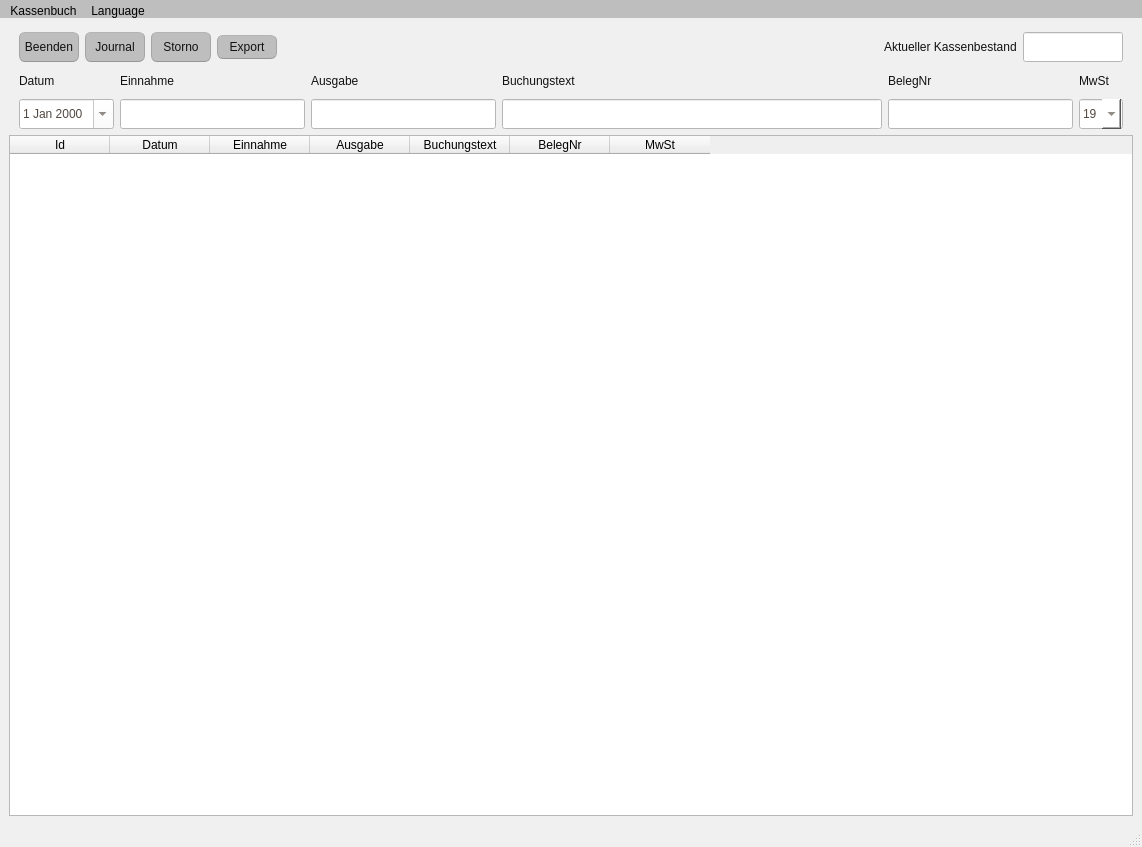
<?xml version="1.0" encoding="UTF-8"?>
<ui version="4.0">
 <class>MainWindow</class>
 <widget class="QMainWindow" name="MainWindow">
  <property name="geometry">
   <rect>
    <x>0</x>
    <y>0</y>
    <width>1142</width>
    <height>847</height>
   </rect>
  </property>
  <property name="font">
   <font>
    <family>Segoe UI</family>
    <pointsize>11</pointsize>
   </font>
  </property>
  <property name="windowTitle">
   <string>Kassenbuch</string>
  </property>
  <property name="windowIcon">
   <iconset>
    <normaloff>recourses/ico/favicon.ico</normaloff>recourses/ico/favicon.ico</iconset>
  </property>
  <property name="styleSheet">
   <string notr="true">QMainWindow {
	background-color:#f0f0f0;
}
QCheckBox {
	padding:2px;
}
QCheckBox:hover {
	border:1px solid rgb(255,150,60);
	border-radius:4px;
	padding: 1px;
	background-color:qlineargradient(spread:pad, x1:0.5, y1:1, x2:0.5, y2:0, stop:0 rgba(190, 90, 50, 50), stop:1 rgba(250, 130, 40, 50));
}
QCheckBox::indicator:checked {
	border:1px solid rgb(246, 134, 86);
	border-radius:4px;
  	background-color:rgb(246, 134, 86)
}
QCheckBox::indicator:unchecked {
	border-width:1px solid rgb(246, 134, 86);
	border-radius:4px;
  	background-color:rgb(255,255,255);
}
QColorDialog {
	background-color:#f0f0f0;
}
QComboBox {
	color:rgb(81,72,65);
	background: #ffffff;
}
QComboBox:editable {
	selection-color:rgb(81,72,65);
	selection-background-color: #ffffff;
}
QComboBox QAbstractItemView {
	selection-color: #ffffff;
	selection-background-color: rgb(246, 134, 86);
}
QComboBox:!editable:on, QComboBox::drop-down:editable:on {
	color:  #1e1d23;	
}
QDateTimeEdit, QDateEdit, QDoubleSpinBox, QFontComboBox {
	color:rgb(81,72,65);
	background-color: #ffffff;
}

QDialog {
	background-color:#f0f0f0;
}

QLabel,QLineEdit {
	color:rgb(17,17,17);
}
QLineEdit {
	background-color:rgb(255,255,255);
	selection-background-color:rgb(236,116,64);
}
QMenuBar {
	color:rgb(223,219,210);
	background-color: rgb(190, 190, 190);
}
QMenuBar::item {
	padding-top:4px;
	padding-left:4px;
	padding-right:4px;
	color: rgb(0, 0, 0);
	background-color: rgb(190, 190, 190);
}
QMenuBar::item:selected {
	color:rgb(255,255,255);
	padding-top:2px;
	padding-left:2px;
	padding-right:2px;
	border-top-width:2px;
	border-left-width:2px;
	border-right-width:2px;
	border-top-right-radius:4px;
	border-top-left-radius:4px;
	border-style:solid;
	background-color:rgb(65,64,59);
	border-top-color: rgb(47,47,44);
	border-right-color: qlineargradient(spread:pad, x1:0, y1:1, x2:1, y2:0, stop:0 rgba(90, 87, 78, 255), stop:1 rgba(47,47,44, 255));
	border-left-color:  qlineargradient(spread:pad, x1:1, y1:0, x2:0, y2:0, stop:0 rgba(90, 87, 78, 255), stop:1 rgba(47,47,44, 255));
}
QMenu {
	color:rgb(223,219,210);
	background-color:rgb(65,64,59);
}
QMenu::item {
	color:rgb(223,219,210);
	padding:4px 10px 4px 20px;
}
QMenu::item:selected {
	color:rgb(255,255,255);
	background-color: qlineargradient(spread:pad, x1:0.5, y1:1, x2:0.5, y2:0, stop:0 rgba(225, 108, 54, 255), stop:1 rgba(246, 134, 86, 255));
	border-style:solid;
	border-width:3px;
	padding:4px 7px 4px 17px;
	border-bottom-color:qlineargradient(spread:pad, x1:0.5, y1:1, x2:0.5, y2:0, stop:0 rgba(175,85,48,255), stop:1 rgba(236,114,67, 255));
	border-top-color:qlineargradient(spread:pad, x1:0.5, y1:1, x2:0.5, y2:0, stop:0 rgba(253,156,113,255), stop:1 rgba(205,90,46, 255));
	border-right-color:qlineargradient(spread:pad, x1:0, y1:0.5, x2:1, y2:0.5, stop:0 rgba(253,156,113,255), stop:1 rgba(205,90,46, 255));
	border-left-color:qlineargradient(spread:pad, x1:1, y1:0.5, x2:0, y2:0.5, stop:0 rgba(253,156,113,255), stop:1 rgba(205,90,46, 255));
}
QPlainTextEdit {
	border-width: 1px solid transparent;
	color:rgb(17,17,17);
	selection-background-color:rgb(236,116,64);
}
QProgressBar {
	text-align: center;
	color: rgb(0, 0, 0);
	border: 1px inset rgb(150,150,150); 
	border-radius: 10px;
	background-color:rgb(221,221,219);
}
QProgressBar::chunk:horizontal {
	background-color: qlineargradient(spread:pad, x1:0.5, y1:1, x2:0.5, y2:0, stop:0 rgba(225, 108, 54, 255), stop:1 rgba(246, 134, 86, 255));
	border:1px solid;
	border-radius:8px;
	border-bottom-color:qlineargradient(spread:pad, x1:0.5, y1:1, x2:0.5, y2:0, stop:0 rgba(175,85,48,255), stop:1 rgba(236,114,67, 255));
	border-top-color:qlineargradient(spread:pad, x1:0.5, y1:1, x2:0.5, y2:0, stop:0 rgba(253,156,113,255), stop:1 rgba(205,90,46, 255));
	border-right-color:qlineargradient(spread:pad, x1:0, y1:0.5, x2:1, y2:0.5, stop:0 rgba(253,156,113,255), stop:1 rgba(205,90,46, 255));
	border-left-color:qlineargradient(spread:pad, x1:1, y1:0.5, x2:0, y2:0.5, stop:0 rgba(253,156,113,255), stop:1 rgba(205,90,46, 255));
}
QPushButton{
	color:rgb(17,17,17);
	border-width: 1px;
	border-radius: 6px;
	border-bottom-color: rgb(150,150,150);
	border-right-color: rgb(165,165,165);
	border-left-color: rgb(165,165,165);
	border-top-color: rgb(180,180,180);
	border-style: solid;
	padding: 4px;
	background-color: qlineargradient(spread:pad, x1:0.5, y1:1, x2:0.5, y2:0, stop:0 rgba(220, 220, 220, 255), stop:1 rgba(255, 255, 255, 255));
}
QPushButton:hover{
	color:rgb(17,17,17);
	border-width: 1px;
	border-radius:6px;
	border-top-color: rgb(255,150,60);
	border-right-color: qlineargradient(spread:pad, x1:0, y1:1, x2:1, y2:0, stop:0 rgba(200, 70, 20, 255), stop:1 rgba(255,150,60, 255));
	border-left-color:  qlineargradient(spread:pad, x1:1, y1:0, x2:0, y2:0, stop:0 rgba(200, 70, 20, 255), stop:1 rgba(255,150,60, 255));
	border-bottom-color: rgb(200,70,20);
	border-style: solid;
	padding: 2px;
	background-color: qlineargradient(spread:pad, x1:0.5, y1:1, x2:0.5, y2:0, stop:0 rgba(220, 220, 220, 255), stop:1 rgba(255, 255, 255, 255));
}
QPushButton:default{
	color:rgb(17,17,17);
	border-width: 1px;
	border-radius:6px;
	border-top-color: rgb(255,150,60);
	border-right-color: qlineargradient(spread:pad, x1:0, y1:1, x2:1, y2:0, stop:0 rgba(200, 70, 20, 255), stop:1 rgba(255,150,60, 255));
	border-left-color:  qlineargradient(spread:pad, x1:1, y1:0, x2:0, y2:0, stop:0 rgba(200, 70, 20, 255), stop:1 rgba(255,150,60, 255));
	border-bottom-color: rgb(200,70,20);
	border-style: solid;
	padding: 2px;
	background-color: qlineargradient(spread:pad, x1:0.5, y1:1, x2:0.5, y2:0, stop:0 rgba(220, 220, 220, 255), stop:1 rgba(255, 255, 255, 255));
}
QPushButton:pressed{
	color:rgb(17,17,17);
	border-width: 1px;
	border-radius: 6px;
	border-width: 1px;
	border-top-color: rgba(255,150,60,200);
	border-right-color: qlineargradient(spread:pad, x1:0, y1:1, x2:1, y2:0, stop:0 rgba(200, 70, 20, 255), stop:1 rgba(255,150,60, 200));
	border-left-color:  qlineargradient(spread:pad, x1:1, y1:0, x2:0, y2:0, stop:0 rgba(200, 70, 20, 255), stop:1 rgba(255,150,60, 200));
	border-bottom-color: rgba(200,70,20,200);
	border-style: solid;
	padding: 2px;
	background-color: qlineargradient(spread:pad, x1:0.5, y1:0, x2:0.5, y2:1, stop:0 rgba(220, 220, 220, 255), stop:1 rgba(255, 255, 255, 255));
}
QPushButton:disabled{
	color:rgb(174,167,159);
	border-width: 1px;
	border-radius: 6px;
	background-color: qlineargradient(spread:pad, x1:0.5, y1:1, x2:0.5, y2:0, stop:0 rgba(200, 200, 200, 255), stop:1 rgba(230, 230, 230, 255));
}
QRadioButton {
	padding: 1px;
}
QRadioButton::indicator:checked {
	height: 10px;
	width: 10px;
	border-style:solid;
	border-radius:5px;
	border-width: 1px;
	border-color: rgba(246, 134, 86, 255);
	color: #a9b7c6;
	background-color:rgba(246, 134, 86, 255);
}
QRadioButton::indicator:!checked {
	height: 10px;
	width: 10px;
	border-style:solid;
	border-radius:5px;
	border-width: 1px;
	border-color: rgb(246, 134, 86);
	color: #a9b7c6;
	background-color: transparent;
}
QScrollArea {
	color: white;
	background-color:#f0f0f0;
}
QSlider::groove {
	border-style: solid;
	border-width: 1px;
	border-color: rgb(207,207,207);
}
QSlider::groove:horizontal {
	height: 5px;
	background: rgb(246, 134, 86);
}
QSlider::groove:vertical {
	width: 5px;
	background: rgb(246, 134, 86);
}
QSlider::handle:horizontal {
	background: rgb(253,253,253);
	border-style: solid;
	border-width: 1px;
	border-color: rgb(207,207,207);
	width: 12px;
	margin: -5px 0;
	border-radius: 7px;
}
QSlider::handle:vertical {
	background: rgb(253,253,253);
	border-style: solid;
	border-width: 1px;
	border-color: rgb(207,207,207);
	height: 12px;
	margin: 0 -5px;
	border-radius: 7px;
}
QSlider::add-page:horizontal, QSlider::add-page:vertical {
 	background: white;
}
QSlider::sub-page:horizontal, QSlider::sub-page:vertical {
	background: rgb(246, 134, 86);
}
QStatusBar, QSpinBox {
	color:rgb(81,72,65);
}
QSpinBox {
	background-color: #ffffff;
}
QScrollBar:horizontal {
	max-height: 20px;
	border: 1px transparent;
	margin: 0px 20px 0px 20px;
}
QScrollBar::handle:horizontal {
	background: rgb(253,253,253);
	border: 1px solid rgb(207,207,207);
	border-radius: 7px;
	min-width: 25px;
}
QScrollBar::handle:horizontal:hover {
	background: rgb(253,253,253);
	border: 1px solid rgb(255,150,60);
	border-radius: 7px;
	min-width: 25px;
}
QScrollBar::add-line:horizontal {
  	border: 1px solid rgb(207,207,207);
  	border-top-right-radius: 7px;
  	border-top-left-radius: 7px;
  	border-bottom-right-radius: 7px;
  	background: rgb(255, 255, 255);
  	width: 20px;
  	subcontrol-position: right;
  	subcontrol-origin: margin;
}
QScrollBar::add-line:horizontal:hover {
  	border: 1px solid rgb(255,150,60);
  	border-top-right-radius: 7px;
  	border-top-left-radius: 7px;
  	border-bottom-right-radius: 7px;
  	background: rgb(255, 255, 255);
  	width: 20px;
  	subcontrol-position: right;
  	subcontrol-origin: margin;
}
QScrollBar::add-line:horizontal:pressed {
  	border: 1px solid grey;
  	border-top-left-radius: 7px;
  	border-top-right-radius: 7px;
  	border-bottom-right-radius: 7px;
  	background: rgb(231,231,231);
  	width: 20px;
  	subcontrol-position: right;
  	subcontrol-origin: margin;
}
QScrollBar::sub-line:horizontal {
  	border: 1px solid rgb(207,207,207);
  	border-top-right-radius: 7px;
  	border-top-left-radius: 7px;
  	border-bottom-left-radius: 7px;
  	background: rgb(255, 255, 255);
  	width: 20px;
  	subcontrol-position: left;
  	subcontrol-origin: margin;
}
QScrollBar::sub-line:horizontal:hover {
  	border: 1px solid rgb(255,150,60);
  	border-top-right-radius: 7px;
  	border-top-left-radius: 7px;
  	border-bottom-left-radius: 7px;
  	background: rgb(255, 255, 255);
  	width: 20px;
  	subcontrol-position: left;
  	subcontrol-origin: margin;
}
QScrollBar::sub-line:horizontal:pressed {
  	border: 1px solid grey;
  	border-top-right-radius: 7px;
  	border-top-left-radius: 7px;
  	border-bottom-left-radius: 7px;
  	background: rgb(231,231,231);
  	width: 20px;
  	subcontrol-position: left;
  	subcontrol-origin: margin;
}
QScrollBar::left-arrow:horizontal {
  	border: 1px transparent grey;
  	border-top-left-radius: 3px;
  	border-bottom-left-radius: 3px;
  	width: 6px;
  	height: 6px;
  	background: rgb(230,230,230);
}
QScrollBar::right-arrow:horizontal {
	border: 1px transparent grey;
	border-top-right-radius: 3px;
	border-bottom-right-radius: 3px;
  	width: 6px;
  	height: 6px;
 	background: rgb(230,230,230);
}
QScrollBar::add-page:horizontal, QScrollBar::sub-page:horizontal {
 	background: none;
} 
QScrollBar:vertical {
	max-width: 20px;
	border: 1px transparent grey;
	margin: 20px 0px 20px 0px;
}
QScrollBar::add-line:vertical {
	border: 1px solid;
	border-color: rgb(207,207,207);
	border-bottom-right-radius: 7px;
	border-bottom-left-radius: 7px;
	border-top-left-radius: 7px;
	background: rgb(255, 255, 255);
  	height: 20px;
  	subcontrol-position: bottom;
  	subcontrol-origin: margin;
}
QScrollBar::add-line:vertical:hover {
  	border: 1px solid;
  	border-color: rgb(255,150,60);
  	border-bottom-right-radius: 7px;
  	border-bottom-left-radius: 7px;
  	border-top-left-radius: 7px;
  	background: rgb(255, 255, 255);
  	height: 20px;
  	subcontrol-position: bottom;
  	subcontrol-origin: margin;
}
QScrollBar::add-line:vertical:pressed {
  	border: 1px solid grey;
  	border-bottom-left-radius: 7px;
  	border-bottom-right-radius: 7px;
  	border-top-left-radius: 7px;
  	background: rgb(231,231,231);
  	height: 20px;
  	subcontrol-position: bottom;
  	subcontrol-origin: margin;
}
QScrollBar::sub-line:vertical {
  	border: 1px solid rgb(207,207,207);
  	border-top-right-radius: 7px;
  	border-top-left-radius: 7px;
  	border-bottom-left-radius: 7px;
  	background: rgb(255, 255, 255);
  	height: 20px;
  	subcontrol-position: top;
  	subcontrol-origin: margin;
}
QScrollBar::sub-line:vertical:hover {
  	border: 1px solid rgb(255,150,60);
  	border-top-right-radius: 7px;
  	border-top-left-radius: 7px;
  	border-bottom-left-radius: 7px;
	background: rgb(255, 255, 255);
  	height: 20px;
  	subcontrol-position: top;
  	subcontrol-origin: margin;
}
QScrollBar::sub-line:vertical:pressed {
  	border: 1px solid grey;
  	border-top-left-radius: 7px;
  	border-top-right-radius: 7px;
  	background: rgb(231,231,231);
 	height: 20px;
  	subcontrol-position: top;
  	subcontrol-origin: margin;
}
QScrollBar::handle:vertical {
	background: rgb(253,253,253);
	border: 1px solid rgb(207,207,207);
	border-radius: 7px;
	min-height: 25px;
}
QScrollBar::handle:vertical:hover {
	background: rgb(253,253,253);
	border: 1px solid rgb(255,150,60);
	border-radius: 7px;
	min-height: 25px;
}
QScrollBar::up-arrow:vertical {
	border: 1px transparent grey;
  	border-top-left-radius: 3px;
	border-top-right-radius: 3px;
  	width: 6px;
  	height: 6px;
  	background: rgb(230,230,230);
}
QScrollBar::down-arrow:vertical {
  	border: 1px transparent grey;
  	border-bottom-left-radius: 3px;
  	border-bottom-right-radius: 3px;
  	width: 6px;
  	height: 6px;
  	background: rgb(230,230,230);
}
QScrollBar::add-page:vertical, QScrollBar::sub-page:vertical {
  	background: none;
}
QTabWidget {
	color:rgb(0,0,0);
	background-color:rgb(247,246,246);
}
QTabWidget::pane {
	border-color: rgb(180,180,180);
	background-color:rgb(247,246,246);
	border-style: solid;
	border-width: 1px;
  	border-radius: 6px;
}
QTabBar::tab {
	padding-left:4px;
	padding-right:4px;
	padding-bottom:2px;
	padding-top:2px;
	color:rgb(81,72,65);
  	background-color: qlineargradient(spread:pad, x1:0.5, y1:1, x2:0.5, y2:0, stop:0 rgba(221,218,217,255), stop:1 rgba(240,239,238,255));
	border-style: solid;
	border-width: 1px;
  	border-top-right-radius:4px;
	border-top-left-radius:4px;
	border-top-color: rgb(180,180,180);
	border-left-color: rgb(180,180,180);
	border-right-color: rgb(180,180,180);
	border-bottom-color: transparent;
}
QTabBar::tab:selected, QTabBar::tab:last:selected, QTabBar::tab:hover {
  	background-color:rgb(247,246,246);
  	margin-left: 0px;
  	margin-right: 1px;
}
QTabBar::tab:!selected {
	margin-top: 1px;
	margin-right: 1px;
}
QTextEdit {
	border-width: 1px;
	border-style: solid;
	border-color:transparent;
	color:rgb(17,17,17);
	selection-background-color:rgb(236,116,64);
}
QTimeEdit, QToolBox, QToolBox::tab, QToolBox::tab:selected {
	color:rgb(81,72,65);
	background-color: #ffffff;
}</string>
  </property>
  <widget class="QWidget" name="centralwidget">
   <layout class="QVBoxLayout" name="verticalLayout">
    <item>
     <spacer name="verticalSpacer">
      <property name="orientation">
       <enum>Qt::Vertical</enum>
      </property>
      <property name="sizeType">
       <enum>QSizePolicy::Minimum</enum>
      </property>
      <property name="sizeHint" stdset="0">
       <size>
        <width>20</width>
        <height>5</height>
       </size>
      </property>
     </spacer>
    </item>
    <item>
     <layout class="QHBoxLayout" name="horizontalLayout">
      <property name="leftMargin">
       <number>10</number>
      </property>
      <property name="rightMargin">
       <number>10</number>
      </property>
      <item>
       <widget class="QPushButton" name="pushButton_3">
        <property name="minimumSize">
         <size>
          <width>60</width>
          <height>30</height>
         </size>
        </property>
        <property name="styleSheet">
         <string notr="true">background-color: rgb(190, 190, 190);</string>
        </property>
        <property name="text">
         <string>Beenden</string>
        </property>
       </widget>
      </item>
      <item>
       <widget class="QPushButton" name="pushButton">
        <property name="minimumSize">
         <size>
          <width>60</width>
          <height>30</height>
         </size>
        </property>
        <property name="styleSheet">
         <string notr="true">background-color: rgb(190, 190, 190);</string>
        </property>
        <property name="text">
         <string>Journal</string>
        </property>
       </widget>
      </item>
      <item>
       <widget class="QPushButton" name="pushButton_2">
        <property name="minimumSize">
         <size>
          <width>60</width>
          <height>30</height>
         </size>
        </property>
        <property name="styleSheet">
         <string notr="true">background-color: rgb(190, 190, 190);</string>
        </property>
        <property name="text">
         <string>Storno</string>
        </property>
       </widget>
      </item>
      <item>
       <widget class="QPushButton" name="pushButton_4">
        <property name="minimumSize">
         <size>
          <width>60</width>
          <height>0</height>
         </size>
        </property>
        <property name="styleSheet">
         <string notr="true">background-color: rgb(190, 190, 190);</string>
        </property>
        <property name="text">
         <string>Export</string>
        </property>
       </widget>
      </item>
      <item>
       <spacer name="horizontalSpacer">
        <property name="orientation">
         <enum>Qt::Horizontal</enum>
        </property>
        <property name="sizeHint" stdset="0">
         <size>
          <width>150</width>
          <height>20</height>
         </size>
        </property>
       </spacer>
      </item>
      <item>
       <widget class="QLabel" name="label">
        <property name="minimumSize">
         <size>
          <width>0</width>
          <height>30</height>
         </size>
        </property>
        <property name="text">
         <string>Aktueller Kassenbestand</string>
        </property>
       </widget>
      </item>
      <item>
       <widget class="QLineEdit" name="lineEdit">
        <property name="sizePolicy">
         <sizepolicy hsizetype="Fixed" vsizetype="Fixed">
          <horstretch>0</horstretch>
          <verstretch>0</verstretch>
         </sizepolicy>
        </property>
        <property name="minimumSize">
         <size>
          <width>9</width>
          <height>30</height>
         </size>
        </property>
        <property name="maximumSize">
         <size>
          <width>100</width>
          <height>16777215</height>
         </size>
        </property>
       </widget>
      </item>
     </layout>
    </item>
    <item>
     <layout class="QGridLayout" name="gridLayout">
      <property name="leftMargin">
       <number>10</number>
      </property>
      <property name="rightMargin">
       <number>10</number>
      </property>
      <item row="0" column="6">
       <widget class="QLabel" name="label_2">
        <property name="minimumSize">
         <size>
          <width>0</width>
          <height>25</height>
         </size>
        </property>
        <property name="text">
         <string>MwSt</string>
        </property>
       </widget>
      </item>
      <item row="1" column="3">
       <widget class="QLineEdit" name="lineEdit_4">
        <property name="sizePolicy">
         <sizepolicy hsizetype="Minimum" vsizetype="Fixed">
          <horstretch>0</horstretch>
          <verstretch>0</verstretch>
         </sizepolicy>
        </property>
        <property name="minimumSize">
         <size>
          <width>350</width>
          <height>30</height>
         </size>
        </property>
       </widget>
      </item>
      <item row="1" column="1">
       <widget class="QLineEdit" name="lineEdit_6">
        <property name="minimumSize">
         <size>
          <width>0</width>
          <height>30</height>
         </size>
        </property>
       </widget>
      </item>
      <item row="1" column="5">
       <widget class="QLineEdit" name="lineEdit_3">
        <property name="minimumSize">
         <size>
          <width>0</width>
          <height>30</height>
         </size>
        </property>
       </widget>
      </item>
      <item row="1" column="0">
       <widget class="QDateEdit" name="dateEdit">
        <property name="minimumSize">
         <size>
          <width>0</width>
          <height>30</height>
         </size>
        </property>
        <property name="maximumDateTime">
         <datetime>
          <hour>23</hour>
          <minute>59</minute>
          <second>0</second>
          <year>7999</year>
          <month>12</month>
          <day>31</day>
         </datetime>
        </property>
        <property name="calendarPopup">
         <bool>true</bool>
        </property>
       </widget>
      </item>
      <item row="1" column="2">
       <widget class="QLineEdit" name="lineEdit_5">
        <property name="minimumSize">
         <size>
          <width>0</width>
          <height>30</height>
         </size>
        </property>
       </widget>
      </item>
      <item row="0" column="2">
       <widget class="QLabel" name="label_7">
        <property name="minimumSize">
         <size>
          <width>0</width>
          <height>25</height>
         </size>
        </property>
        <property name="text">
         <string>Ausgabe</string>
        </property>
       </widget>
      </item>
      <item row="0" column="3">
       <widget class="QLabel" name="label_4">
        <property name="minimumSize">
         <size>
          <width>380</width>
          <height>25</height>
         </size>
        </property>
        <property name="text">
         <string>Buchungstext</string>
        </property>
       </widget>
      </item>
      <item row="0" column="1">
       <widget class="QLabel" name="label_5">
        <property name="minimumSize">
         <size>
          <width>0</width>
          <height>25</height>
         </size>
        </property>
        <property name="text">
         <string>Einnahme</string>
        </property>
       </widget>
      </item>
      <item row="0" column="0">
       <widget class="QLabel" name="label_6">
        <property name="minimumSize">
         <size>
          <width>0</width>
          <height>25</height>
         </size>
        </property>
        <property name="text">
         <string>Datum</string>
        </property>
       </widget>
      </item>
      <item row="0" column="5">
       <widget class="QLabel" name="label_3">
        <property name="minimumSize">
         <size>
          <width>0</width>
          <height>25</height>
         </size>
        </property>
        <property name="text">
         <string>BelegNr</string>
        </property>
       </widget>
      </item>
      <item row="1" column="6">
       <widget class="QComboBox" name="comboBox">
        <property name="minimumSize">
         <size>
          <width>0</width>
          <height>30</height>
         </size>
        </property>
        <property name="inputMethodHints">
         <set>Qt::ImhDigitsOnly</set>
        </property>
        <property name="editable">
         <bool>true</bool>
        </property>
        <item>
         <property name="text">
          <string>19</string>
         </property>
        </item>
        <item>
         <property name="text">
          <string>7</string>
         </property>
        </item>
       </widget>
      </item>
     </layout>
    </item>
    <item>
     <widget class="QTableWidget" name="tableWidget">
      <property name="editTriggers">
       <set>QAbstractItemView::NoEditTriggers</set>
      </property>
      <property name="selectionBehavior">
       <enum>QAbstractItemView::SelectRows</enum>
      </property>
      <attribute name="verticalHeaderVisible">
       <bool>false</bool>
      </attribute>
      <column>
       <property name="text">
        <string>Id</string>
       </property>
      </column>
      <column>
       <property name="text">
        <string>Datum</string>
       </property>
      </column>
      <column>
       <property name="text">
        <string>Einnahme</string>
       </property>
      </column>
      <column>
       <property name="text">
        <string>Ausgabe</string>
       </property>
      </column>
      <column>
       <property name="text">
        <string>Buchungstext</string>
       </property>
      </column>
      <column>
       <property name="text">
        <string>BelegNr</string>
       </property>
      </column>
      <column>
       <property name="text">
        <string>MwSt</string>
       </property>
      </column>
     </widget>
    </item>
   </layout>
  </widget>
  <widget class="QStatusBar" name="statusbar"/>
  <widget class="QMenuBar" name="menuBar">
   <property name="geometry">
    <rect>
     <x>0</x>
     <y>0</y>
     <width>1142</width>
     <height>26</height>
    </rect>
   </property>
   <widget class="QMenu" name="menuKassenbuch">
    <property name="title">
     <string>Kassenbuch</string>
    </property>
    <addaction name="actionNew"/>
    <addaction name="separator"/>
    <addaction name="actionOpen"/>
   </widget>
   <widget class="QMenu" name="menuLanguage">
    <property name="title">
     <string>Language</string>
    </property>
    <addaction name="separator"/>
    <addaction name="actionEnglish"/>
    <addaction name="separator"/>
    <addaction name="actionDeutsch"/>
    <addaction name="separator"/>
    <addaction name="actionEspanol"/>
   </widget>
   <addaction name="menuKassenbuch"/>
   <addaction name="menuLanguage"/>
  </widget>
  <action name="actionNeu">
   <property name="text">
    <string>Neu</string>
   </property>
  </action>
  <action name="action_ffnen">
   <property name="text">
    <string>Öffnen</string>
   </property>
  </action>
  <action name="actionNew">
   <property name="text">
    <string>NEU</string>
   </property>
  </action>
  <action name="actionOpen">
   <property name="text">
    <string>ÖFFNEN</string>
   </property>
  </action>
  <action name="actionEnglish">
   <property name="text">
    <string>English</string>
   </property>
  </action>
  <action name="actionDeutsch">
   <property name="text">
    <string>Deutsch</string>
   </property>
  </action>
  <action name="actionEspanol">
   <property name="text">
    <string>Espanol</string>
   </property>
  </action>
 </widget>
 <tabstops>
  <tabstop>pushButton_3</tabstop>
  <tabstop>pushButton</tabstop>
  <tabstop>pushButton_2</tabstop>
  <tabstop>dateEdit</tabstop>
  <tabstop>lineEdit_6</tabstop>
  <tabstop>lineEdit_5</tabstop>
  <tabstop>lineEdit_4</tabstop>
  <tabstop>lineEdit_3</tabstop>
  <tabstop>comboBox</tabstop>
  <tabstop>lineEdit</tabstop>
  <tabstop>tableWidget</tabstop>
 </tabstops>
 <resources/>
 <connections/>
</ui>
